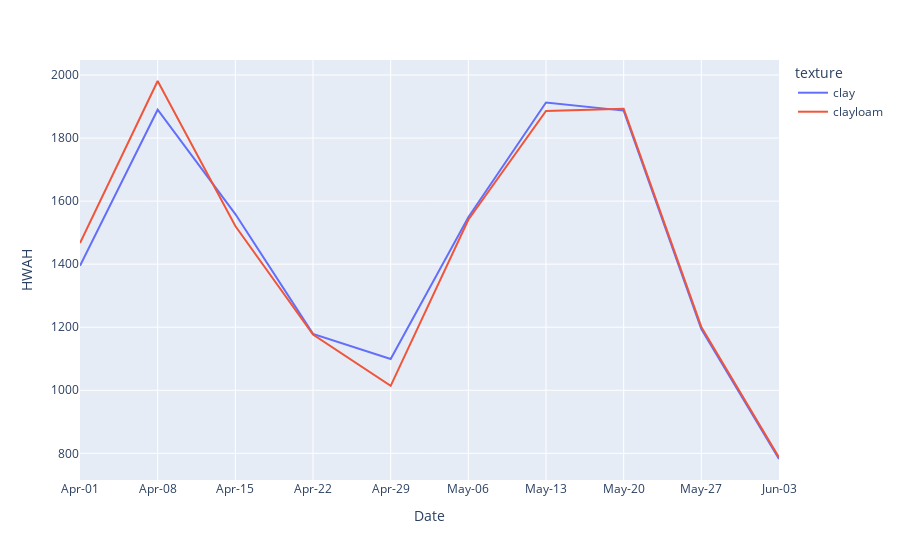

Here is the notebook cell this chart was saved with:
### Code cell
## potential yield
completedgroups = [k for k,v in completed_sims.items() if v]
potentialyield_data = []
for gval in completedgroups:
    dftmp = output_data[gval].output_data().sort_values("PDAT").loc[:,["PDAT","HWAH"]]
    dftmp = dftmp.loc[dftmp.HWAH != 0]
    dftmp['texture'] = gval
    potentialyield_data.append(dftmp)
    
potentialyield_data = pd.concat(potentialyield_data)# fig.show()
potentialyield_data['year'] = potentialyield_data.PDAT.dt.year
potentialyield_data['monthday'] = potentialyield_data.PDAT.dt.strftime('%b-%d')
datatoplot = potentialyield_data.sort_values("PDAT")
fig = px.line(datatoplot, x="monthday", y="HWAH", animation_frame="year",
            color="texture",  labels = labels)
fig.show()

### Figure 1 — Plotly figure (JSON) as saved in the notebook; plotly's stock layout.template omitted (floating-point values rounded to 4 significant figures)
{"data": [{"hovertemplate": "texture=clay<br>year=2001<br>Date=%{x}<br>HWAH=%{y}<extra></extra>", "legendgroup": "clay", "line": {"color": "#636efa", "dash": "solid"}, "marker": {"symbol": "circle"}, "mode": "lines", "name": "clay", "orientation": "v", "showlegend": true, "type": "scatter", "x": ["Apr-01", "Apr-08", "Apr-15", "Apr-22", "Apr-29", "May-06", "May-13", "May-20", "May-27", "Jun-03"], "xaxis": "x", "y": [1395, 1890, 1559, 1179, 1099, 1549, 1913, 1887, 1194, 782], "yaxis": "y"}, {"hovertemplate": "texture=clayloam<br>year=2001<br>Date=%{x}<br>HWAH=%{y}<extra></extra>", "legendgroup": "clayloam", "line": {"color": "#EF553B", "dash": "solid"}, "marker": {"symbol": "circle"}, "mode": "lines", "name": "clayloam", "orientation": "v", "showlegend": true, "type": "scatter", "x": ["Apr-01", "Apr-08", "Apr-15", "Apr-22", "Apr-29", "May-06", "May-13", "May-20", "May-27", "Jun-03"], "xaxis": "x", "y": [1467, 1981, 1521, 1177, 1014, 1541, 1886, 1893, 1201, 787], "yaxis": "y"}], "layout": {"legend": {"title": {"text": "texture"}, "tracegroupgap": 0}, "margin": {"t": 60}, "xaxis": {"anchor": "y", "domain": [0, 1], "title": {"text": "Date"}}, "yaxis": {"anchor": "x", "domain": [0, 1], "title": {"text": "HWAH"}}}}
